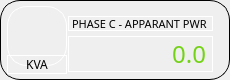
                    <widget class="QFrame" name="horizontalFrame_17">
                     <property name="minimumSize">
                      <size>
                       <width>230</width>
                       <height>80</height>
                      </size>
                     </property>
                     <property name="maximumSize">
                      <size>
                       <width>230</width>
                       <height>80</height>
                      </size>
                     </property>
                     <property name="styleSheet">
                      <string notr="true">border: 1px solid #000000;
border-radius: 20px;</string>
                     </property>
                     <layout class="QHBoxLayout" name="horizontalLayout_25">
                      <property name="spacing">
                       <number>0</number>
                      </property>
                      <property name="leftMargin">
                       <number>5</number>
                      </property>
                      <property name="topMargin">
                       <number>5</number>
                      </property>
                      <property name="rightMargin">
                       <number>5</number>
                      </property>
                      <property name="bottomMargin">
                       <number>5</number>
                      </property>
                      <item>
                       <layout class="QVBoxLayout" name="verticalLayout_45">
                        <property name="spacing">
                         <number>0</number>
                        </property>
                        <item>
                         <widget class="QLabel" name="label_70">
                          <property name="sizePolicy">
                           <sizepolicy hsizetype="Preferred" vsizetype="Preferred">
                            <horstretch>0</horstretch>
                            <verstretch>0</verstretch>
                           </sizepolicy>
                          </property>
                          <property name="minimumSize">
                           <size>
                            <width>60</width>
                            <height>60</height>
                           </size>
                          </property>
                          <property name="maximumSize">
                           <size>
                            <width>60</width>
                            <height>60</height>
                           </size>
                          </property>
                          <property name="sizeIncrement">
                           <size>
                            <width>0</width>
                            <height>0</height>
                           </size>
                          </property>
                          <property name="styleSheet">
                           <string notr="true">border-color: rgb(255, 255, 255);
image: url(:/icons/power.png);</string>
                          </property>
                          <property name="text">
                           <string/>
                          </property>
                         </widget>
                        </item>
                        <item>
                         <widget class="QLabel" name="label_71">
                          <property name="sizePolicy">
                           <sizepolicy hsizetype="Fixed" vsizetype="Fixed">
                            <horstretch>0</horstretch>
                            <verstretch>0</verstretch>
                           </sizepolicy>
                          </property>
                          <property name="minimumSize">
                           <size>
                            <width>60</width>
                            <height>0</height>
                           </size>
                          </property>
                          <property name="font">
                           <font>
                            <family>Gilroy</family>
                           </font>
                          </property>
                          <property name="styleSheet">
                           <string notr="true">border-color: rgb(255, 255, 255);</string>
                          </property>
                          <property name="text">
                           <string>KVA</string>
                          </property>
                          <property name="alignment">
                           <set>Qt::AlignCenter</set>
                          </property>
                         </widget>
                        </item>
                       </layout>
                      </item>
                      <item>
                       <layout class="QVBoxLayout" name="verticalLayout_46">
                        <property name="spacing">
                         <number>5</number>
                        </property>
                        <property name="topMargin">
                         <number>10</number>
                        </property>
                        <property name="rightMargin">
                         <number>10</number>
                        </property>
                        <item>
                         <widget class="QLabel" name="label_72">
                          <property name="enabled">
                           <bool>true</bool>
                          </property>
                          <property name="sizePolicy">
                           <sizepolicy hsizetype="Fixed" vsizetype="Fixed">
                            <horstretch>0</horstretch>
                            <verstretch>0</verstretch>
                           </sizepolicy>
                          </property>
                          <property name="minimumSize">
                           <size>
                            <width>145</width>
                            <height>15</height>
                           </size>
                          </property>
                          <property name="maximumSize">
                           <size>
                            <width>145</width>
                            <height>15</height>
                           </size>
                          </property>
                          <property name="font">
                           <font>
                            <family>Gilroy</family>
                            <pointsize>8</pointsize>
                           </font>
                          </property>
                          <property name="styleSheet">
                           <string notr="true">border-color: rgb(255, 255, 255);</string>
                          </property>
                          <property name="text">
                           <string>PHASE C - APPARANT PWR</string>
                          </property>
                          <property name="wordWrap">
                           <bool>false</bool>
                          </property>
                         </widget>
                        </item>
                        <item>
                         <widget class="QLabel" name="ap_c_1">
                          <property name="sizePolicy">
                           <sizepolicy hsizetype="Fixed" vsizetype="Fixed">
                            <horstretch>0</horstretch>
                            <verstretch>0</verstretch>
                           </sizepolicy>
                          </property>
                          <property name="minimumSize">
                           <size>
                            <width>145</width>
                            <height>0</height>
                           </size>
                          </property>
                          <property name="font">
                           <font>
                            <family>Gilroy</family>
                            <pointsize>18</pointsize>
                           </font>
                          </property>
                          <property name="styleSheet">
                           <string notr="true">color: rgb(115, 210, 22);
border-color: rgb(255, 255, 255);</string>
                          </property>
                          <property name="text">
                           <string>0.0</string>
                          </property>
                          <property name="alignment">
                           <set>Qt::AlignRight|Qt::AlignTrailing|Qt::AlignVCenter</set>
                          </property>
                         </widget>
                        </item>
                       </layout>
                      </item>
                     </layout>
                    </widget>
